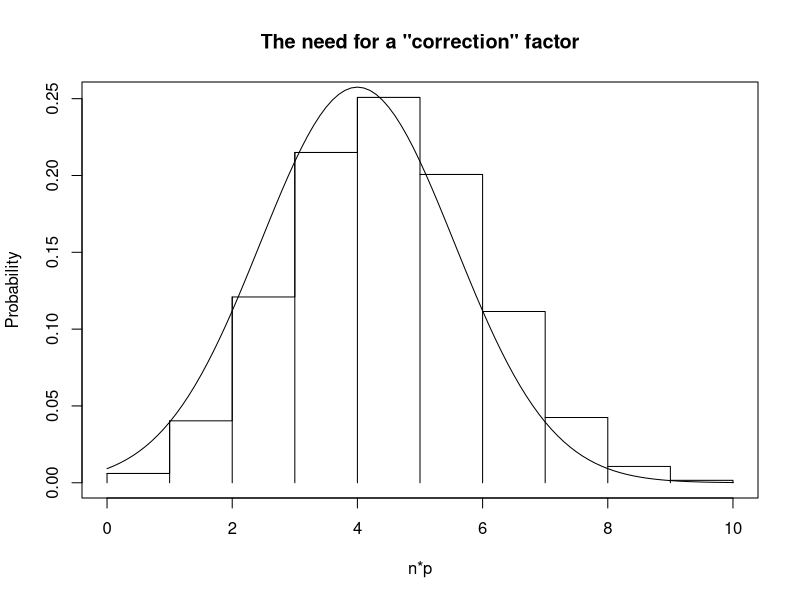
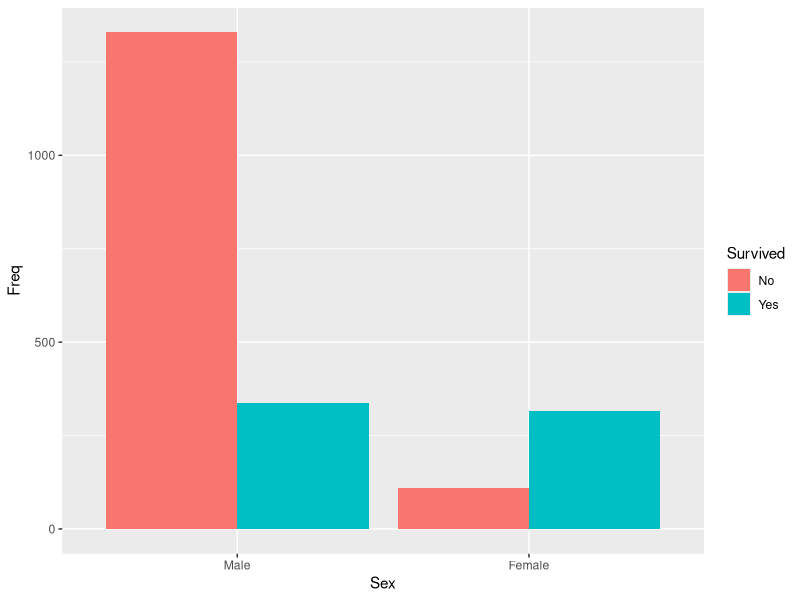

Here is the R script that generated these plots, in order:
## ---- chunk 1
knitr::opts_chunk$set(echo = FALSE)
## ---- chunk 2
#| echo: true
#| eval: true
prop.test(x = 5474, n = 7324, p = 0.75)
## ---- chunk 3
#| echo: true
x <- 5474
n <- 7324
phat <- x / n
se <- sqrt(0.75 * (1 - 0.75) / n)
2 * pnorm((phat - 0.75) / se)
## ---- chunk 4
#| echo: false
#| eval: true
xseq <- seq(0, 10, 0.1)
xseq2 <- unique(round(xseq, 0))
plot(xseq, dbinom(floor(xseq), 10, 0.4), type = "s",
    main = 'The need for a "correction" factor',
    xlab = "n*p", ylab = "Probability")
lines(xseq2, dbinom(xseq2, 10, 0.4), type = "h")
lines(xseq, dnorm(xseq, 0.4*10, sqrt(0.4*0.6*10)))
## ---- chunk 5
#| echo: true
#| eval: true
prop.test(x = 5474, n = 7324, p = 0.75, correct = FALSE)
## ---- chunk 6
#| label: Titanic_plots
# The code in this example is *not* testable. The output *is*.
library(dplyr)
library(ggplot2)

# The Titanic data is built in to R, but starts off in a weird format.
# as.data.frame() makes it easier to deal with.
Titanic = as.data.frame(Titanic)
# This fancy code gives me all women, regardless of class, but only adults.
survivors <- Titanic %>% filter(Age == "Adult") %>%
    group_by(Sex, Survived) %>%
    summarise(Freq = sum(Freq))

# Barplot since it's categorical.
ggplot(survivors) +
    aes(x = Sex, y = Freq, fill = Survived) +
    geom_bar(position = "Dodge", stat = "Identity")
## ---- chunk 7
survivors
## ---- chunk 8
prop.test(x = 316, n = 425)
